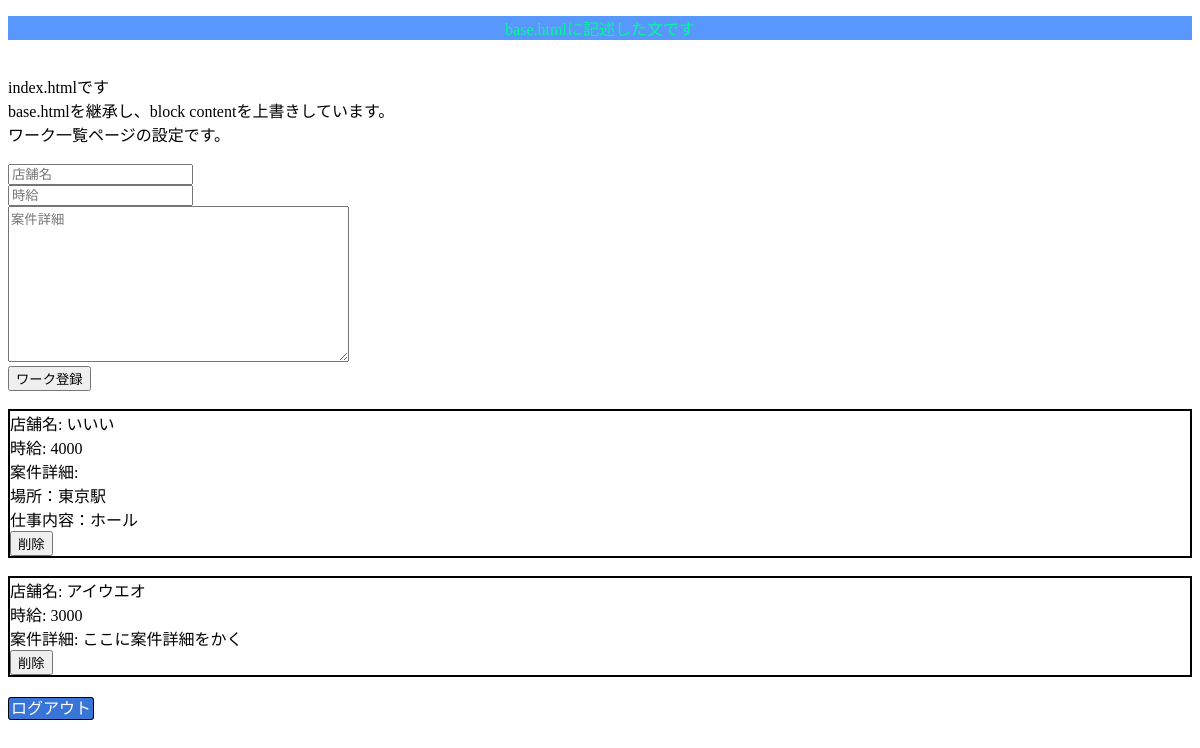
/ (signed in), run on the app's committed database.
### timewire/models.py (models this page shows, shortened)
class Work(models.Model):
    class Meta:
        db_table = 'work'
    name = models.CharField(verbose_name="店舗名", max_length=255)
    price = models.IntegerField(verbose_name="時給")
    content = models.TextField(verbose_name="案件詳細", null=True, blank=True)
    date = models.DateTimeField(default=timezone.now)

### timewire/views.py (the view, shortened to what this page needs)
class IndexView(View):
    def get(self, request, *args, **kwargs):
        form = PostForm()
        return render(request, 'index.html', {'works': Work.objects.all().order_by('-date'),'form': form})

### timewire/forms.py
class PostForm(forms.Form):
    class Meta:
        model = Work
        fields = ('name', 'price', 'content')
    name = forms.CharField(
        label='店舗名',
        widget=forms.TextInput(attrs={'placeholder': '店舗名'}),
    )
    price = forms.IntegerField(
        label='時給',
        widget=forms.TextInput(attrs={'placeholder': '時給'}),
    )
    content = forms.CharField(
        label='案件詳細',
        widget=forms.Textarea(attrs={'placeholder': '案件詳細'}),
    )

### templates/index.html (shortened to what this page needs)
{% extends 'base.html' %}
{% block content %}index.htmlです<br>base.htmlを継承し、block contentを上書きしています。<br>
ワーク一覧ページの設定です。
<br>
<br>
    <form action="{% url 'timewire:index' %}" method="post" class="ui form">
    {% for field in form %}
                <div class="field{% if field.errors %} error{% endif %}">
                    <div class="ui input{% if field.errors %} error{% endif %}">
                        {{ field }}
                    </div>
                </div>
                {% endfor %}
        <button type="submit" class="work_button">ワーク登録</button>
    </form>
    <br>
{% for work in works %}
    <form action="{% url 'timewire:delete' work.id%}" method="post">
    <div class="wrapping">
     <div>店舗名: {{ work.name }}</div>
     <div>時給: {{ work.price }}</div>
     <div>案件詳細: {{ work.content| linebreaksbr }}</div>
     <button type="submit">削除</button>
    </div>
   </form>
    <br>
{% endfor %}
{% endblock %}

### static/css/stylesheet.css (style rules this page uses)
.wrapping { border: 2px solid black; }

### data on the page
Work: name "いいい", price "4000", content "場所：東京駅 仕事内容：ホール"
Work: name "アイウエオ", price "3000", content "ここに案件詳細をかく"
